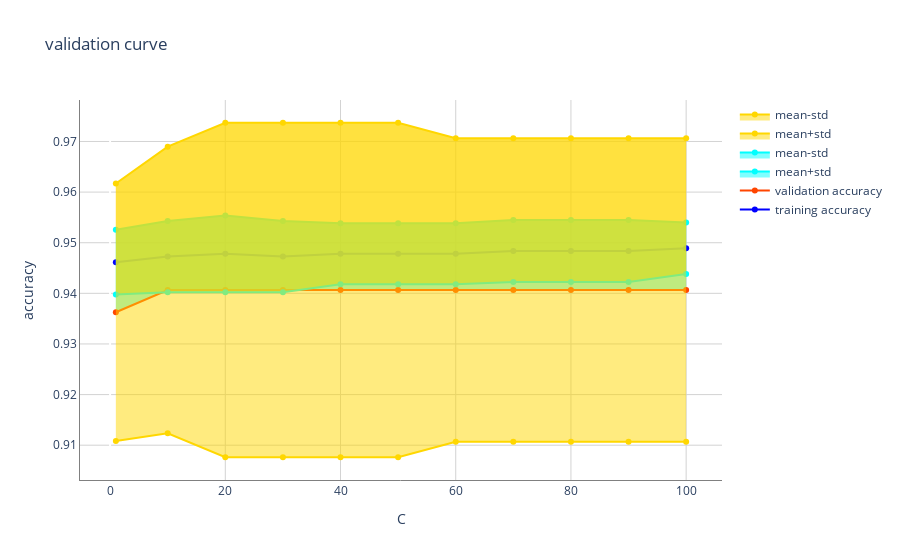

Source (notebook cell):
### Code cell
param_range=[1,10,20,30,40,50,60,70,80,90,100]

fig=go.Figure()
fig.add_trace(go.Scatter(x=param_range,
                       y=np.mean(train_scores,axis=1),
                       name='training accuracy',
                       marker_color='blue'))
fig.add_trace(go.Scatter(x=param_range,
                        y=np.mean(test_scores,axis=1),
                        name='validation accuracy',
                        marker_color='orangered'))
fig.add_trace(go.Scatter(x=param_range,
                        y=np.mean(train_scores,axis=1)+np.std(train_scores,axis=1),
                        marker_color='cyan',fill='tonexty',
                        name='mean+std'))
fig.add_trace(go.Scatter(x=param_range,
                        y=np.mean(train_scores,axis=1)-np.std(train_scores,axis=1),
                        marker_color='cyan',fill='tonexty',
                        name='mean-std'))
fig.add_trace(go.Scatter(x=param_range,
                        y=np.mean(test_scores,axis=1)+np.std(test_scores,axis=1),
                        marker_color='gold',fill='tonexty',
                        name='mean+std'))
fig.add_trace(go.Scatter(x=param_range,
                        y=np.mean(test_scores,axis=1)-np.std(test_scores,axis=1),
                        marker_color='gold',fill='tonexty',
                        name='mean-std'))
fig.update_layout(title='validation curve',
                 plot_bgcolor='white',
                 xaxis_title='C',
                 yaxis_title='accuracy')
fig.update_xaxes(gridcolor='lightgrey',linecolor='grey')
fig.update_yaxes(gridcolor='lightgrey',linecolor='grey')
fig.show()

### Figure 1 — Plotly figure (JSON) as saved in the notebook; plotly's stock layout.template omitted (floating-point values rounded to 4 significant figures)
{"data": [{"marker": {"color": "blue"}, "name": "training accuracy", "type": "scatter", "x": [1, 10, 20, 30, 40, 50, 60, 70, 80, 90, 100], "y": [0.9462, 0.9473, 0.9478, 0.9473, 0.9478, 0.9478, 0.9478, 0.9484, 0.9484, 0.9484, 0.9489]}, {"marker": {"color": "orangered"}, "name": "validation accuracy", "type": "scatter", "x": [1, 10, 20, 30, 40, 50, 60, 70, 80, 90, 100], "y": [0.9363, 0.9407, 0.9407, 0.9407, 0.9407, 0.9407, 0.9407, 0.9407, 0.9407, 0.9407, 0.9407]}, {"fill": "tonexty", "marker": {"color": "cyan"}, "name": "mean+std", "type": "scatter", "x": [1, 10, 20, 30, 40, 50, 60, 70, 80, 90, 100], "y": [0.9526, 0.9543, 0.9554, 0.9543, 0.9538, 0.9538, 0.9538, 0.9545, 0.9545, 0.9545, 0.954]}, {"fill": "tonexty", "marker": {"color": "cyan"}, "name": "mean-std", "type": "scatter", "x": [1, 10, 20, 30, 40, 50, 60, 70, 80, 90, 100], "y": [0.9397, 0.9402, 0.9402, 0.9402, 0.9418, 0.9418, 0.9418, 0.9422, 0.9422, 0.9422, 0.9438]}, {"fill": "tonexty", "marker": {"color": "gold"}, "name": "mean+std", "type": "scatter", "x": [1, 10, 20, 30, 40, 50, 60, 70, 80, 90, 100], "y": [0.9617, 0.969, 0.9737, 0.9737, 0.9737, 0.9737, 0.9706, 0.9706, 0.9706, 0.9706, 0.9706]}, {"fill": "tonexty", "marker": {"color": "gold"}, "name": "mean-std", "type": "scatter", "x": [1, 10, 20, 30, 40, 50, 60, 70, 80, 90, 100], "y": [0.9108, 0.9123, 0.9076, 0.9076, 0.9076, 0.9076, 0.9107, 0.9107, 0.9107, 0.9107, 0.9107]}], "layout": {"plot_bgcolor": "white", "title": {"text": "validation curve"}, "xaxis": {"gridcolor": "lightgrey", "linecolor": "grey", "title": {"text": "C"}}, "yaxis": {"gridcolor": "lightgrey", "linecolor": "grey", "title": {"text": "accuracy"}}}}
